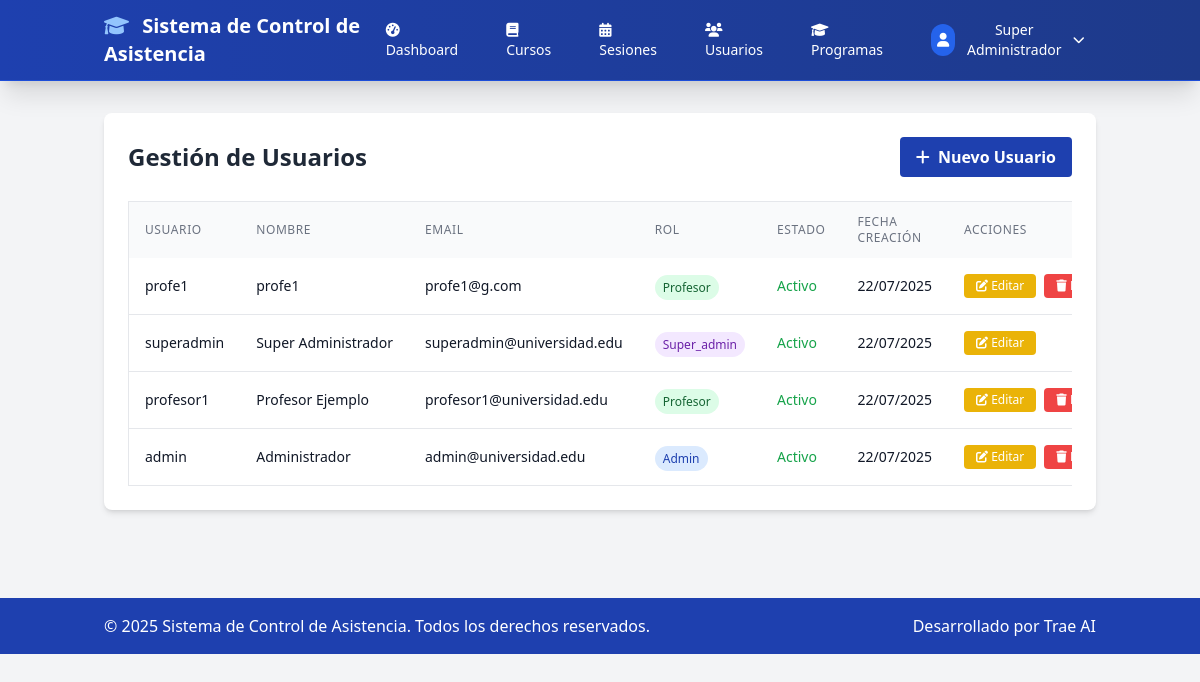
/index.php?page=usuarios (signed in), run on the app's committed database.
### tables this page shows
CREATE TABLE `usuarios` (
  `id` int NOT NULL AUTO_INCREMENT,
  `username` varchar(50) NOT NULL,
  `password` varchar(255) NOT NULL,
  `nombre` varchar(100) NOT NULL,
  `email` varchar(100) DEFAULT NULL,
  `rol` enum('super_admin','admin','profesor') NOT NULL,
  `activo` tinyint(1) DEFAULT '1',
  `created_at` timestamp NULL DEFAULT CURRENT_TIMESTAMP,
  `updated_at` timestamp NULL DEFAULT CURRENT_TIMESTAMP ON UPDATE CURRENT_TIMESTAMP,
  PRIMARY KEY (`id`),
  UNIQUE KEY `username` (`username`)
);

### app/controllers/UsuariosController.php (called while the page is built, shortened)
<?php
class UsuariosController {
    private $db;
    public function __construct($db) {
        $this->db = $db;
    }
    public function index() {
        $conn = $this->db->getConnection();
        $usuarios = [];
        $query = "SELECT * FROM usuarios ORDER BY created_at DESC";
        $result = $conn->query($query);
        if ($result) {
            while ($row = $result->fetch_assoc()) {
                $usuarios[] = $row;
            }
        }
        include __DIR__ . '/../views/admin/usuarios.php';
    }
}
?>

### public/index.php (called while the page is built, shortened)
<?php
$app = new AppController();
$app->start();

### app/views/admin/usuarios.php (the view, shortened to what this page needs)
<?php include '../app/views/layouts/header.php'; ?>
<div class="bg-white rounded-lg shadow-md p-4 sm:p-6 mb-4 sm:mb-6">
    <div class="flex flex-col sm:flex-row justify-between items-start sm:items-center mb-4 sm:mb-6 gap-3 sm:gap-0">
        <h1 class="text-xl sm:text-2xl font-bold text-gray-800">Gestión de Usuarios</h1>
        <?php if ($_SESSION['user_rol'] === 'super_admin'): ?>
        <button id="btnNuevoUsuario" class="bg-blue-800 hover:bg-blue-700 text-white font-bold py-2 px-3 sm:px-4 rounded text-sm sm:text-base w-full sm:w-auto">
            <i class="fas fa-plus mr-1"></i> Nuevo Usuario
        </button>
        <?php endif; ?>
    </div>
    <div class="w-full">
        <?php if (empty($usuarios)): ?>
            <div class="bg-yellow-100 border border-yellow-400 text-yellow-700 px-3 sm:px-4 py-3 rounded text-sm sm:text-base">
                No hay usuarios registrados.
            </div>
        <?php else: ?>
            <div class="hidden lg:block overflow-x-auto">
                <table class="min-w-full bg-white border border-gray-200">
                    <thead class="bg-gray-50">
                        <tr>
                            <th class="px-4 py-3 text-left text-xs font-medium text-gray-500 uppercase tracking-wider">Usuario</th>
                            <th class="px-4 py-3 text-left text-xs font-medium text-gray-500 uppercase tracking-wider">Nombre</th>
                            <th class="px-4 py-3 text-left text-xs font-medium text-gray-500 uppercase tracking-wider">Email</th>
                            <th class="px-4 py-3 text-left text-xs font-medium text-gray-500 uppercase tracking-wider">Rol</th>
                            <th class="px-4 py-3 text-left text-xs font-medium text-gray-500 uppercase tracking-wider">Estado</th>
                            <th class="px-4 py-3 text-left text-xs font-medium text-gray-500 uppercase tracking-wider">Fecha Creación</th>
                            <?php if ($_SESSION['user_rol'] === 'super_admin'): ?>
                            <th class="px-4 py-3 text-left text-xs font-medium text-gray-500 uppercase tracking-wider">Acciones</th>
                            <?php endif; ?>
                        </tr>
                    </thead>
                    <tbody class="bg-white divide-y divide-gray-200">
                        <?php foreach ($usuarios as $usuario): ?>
                            <tr class="hover:bg-gray-50">
                                <td class="px-4 py-4 whitespace-nowrap text-sm font-medium text-gray-900"><?= $usuario['username'] ?></td>
                                <td class="px-4 py-4 whitespace-nowrap text-sm text-gray-900"><?= $usuario['nombre'] ?></td>
                                <td class="px-4 py-4 whitespace-nowrap text-sm text-gray-900"><?= $usuario['email'] ?: 'No especificado' ?></td>
                                <td class="px-4 py-4 whitespace-nowrap">
                                    <span class="px-2 py-1 text-xs rounded-full <?= $usuario['rol'] === 'super_admin' ? 'bg-purple-100 text-purple-800' : ($usuario['rol'] === 'admin' ? 'bg-blue-100 text-blue-800' : 'bg-green-100 text-green-800') ?>">
                                        <?= ucfirst($usuario['rol']) ?>
                                    </span>
                                </td>
                                <td class="px-4 py-4 whitespace-nowrap text-sm">
                                    <span class="<?= $usuario['activo'] ? 'text-green-600' : 'text-red-600' ?>">
                                        <?= $usuario['activo'] ? 'Activo' : 'Inactivo' ?>
                                    </span>
                                </td>
                                <td class="px-4 py-4 whitespace-nowrap text-sm text-gray-900"><?= date('d/m/Y', strtotime($usuario['created_at'])) ?></td>
                                <?php if ($_SESSION['user_rol'] === 'super_admin'): ?>
                                <td class="px-4 py-4 whitespace-nowrap text-sm font-medium">
                                    <div class="flex space-x-2">
                                        <button class="btnEditar bg-yellow-500 hover:bg-yellow-600 text-white px-3 py-1 rounded text-xs"
                                                data-id="<?= $usuario['id'] ?>"
                                                data-username="<?= $usuario['username'] ?>"
                                                data-nombre="<?= $usuario['nombre'] ?>"
                                                data-email="<?= $usuario['email'] ?>"
                                                data-rol="<?= $usuario['rol'] ?>"
                                                data-activo="<?= $usuario['activo'] ?>">
                                            <i class="fas fa-edit"></i> Editar
                                        </button>
                                        <?php if ($usuario['id'] != $_SESSION['user_id']): ?>
                                        <a href="index.php?page=usuarios&delete=<?= $usuario['id'] ?>"
                                           class="bg-red-500 hover:bg-red-600 text-white px-3 py-1 rounded text-xs"
                                           onclick="return confirm('¿Está seguro de eliminar este usuario?')">
                                            <i class="fas fa-trash"></i> Eliminar
                                        </a>
                                        <?php endif; ?>
                                    </div>
                                </td>
                                <?php endif; ?>
                            </tr>
                        <?php endforeach; ?>
                    </tbody>
                </table>
            </div>
        <?php endif; ?>
    </div>
</div>
<?php include '../app/views/layouts/footer.php'; ?>

### data on the page
usuarios: username "profe1", nombre "profe1", email "profe1@g.com", rol "Profesor", activo "Activo", created_at "22/07/2025"
usuarios: username "superadmin", nombre "Super Administrador", email "superadmin@universidad.edu", rol "Super_admin", activo "Activo", created_at "22/07/2025"
usuarios: username "profesor1", nombre "Profesor Ejemplo", email "profesor1@universidad.edu", rol "Profesor", activo "Activo", created_at "22/07/2025"
usuarios: username "admin", nombre "Administrador", email "admin@universidad.edu", rol "Admin", activo "Activo", created_at "22/07/2025"

### other printed values
APP_NAME "Sistema de Control de Asistencia"
$_SESSION['nombre'] "Super Administrador"
